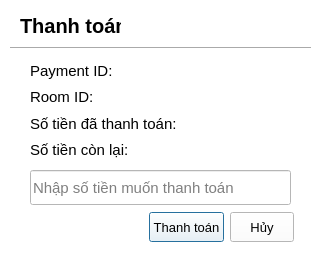
<?xml version="1.0" encoding="UTF-8"?>
<ui version="4.0">
 <class>Paybill</class>
 <widget class="QDialog" name="Paybill">
  <property name="geometry">
   <rect>
    <x>0</x>
    <y>0</y>
    <width>315</width>
    <height>262</height>
   </rect>
  </property>
  <property name="windowTitle">
   <string>Dialog</string>
  </property>
  <property name="styleSheet">
   <string notr="true">background-color: rgb(255, 255, 255);</string>
  </property>
  <widget class="Line" name="line">
   <property name="geometry">
    <rect>
     <x>10</x>
     <y>40</y>
     <width>301</width>
     <height>16</height>
    </rect>
   </property>
   <property name="orientation">
    <enum>Qt::Orientation::Horizontal</enum>
   </property>
  </widget>
  <widget class="QLabel" name="label">
   <property name="geometry">
    <rect>
     <x>20</x>
     <y>15</y>
     <width>101</width>
     <height>21</height>
    </rect>
   </property>
   <property name="font">
    <font>
     <pointsize>15</pointsize>
     <bold>true</bold>
    </font>
   </property>
   <property name="text">
    <string>Thanh toán</string>
   </property>
  </widget>
  <widget class="QWidget" name="layoutWidget_2">
   <property name="geometry">
    <rect>
     <x>130</x>
     <y>210</y>
     <width>164</width>
     <height>34</height>
    </rect>
   </property>
   <layout class="QHBoxLayout" name="horizontalLayout_5">
    <item>
     <spacer name="horizontalSpacer">
      <property name="orientation">
       <enum>Qt::Orientation::Horizontal</enum>
      </property>
      <property name="sizeHint" stdset="0">
       <size>
        <width>40</width>
        <height>20</height>
       </size>
      </property>
     </spacer>
    </item>
    <item>
     <layout class="QHBoxLayout" name="horizontalLayout_6">
      <item>
       <widget class="QPushButton" name="Datbtn">
        <property name="minimumSize">
         <size>
          <width>75</width>
          <height>30</height>
         </size>
        </property>
        <property name="font">
         <font>
          <pointsize>10</pointsize>
         </font>
        </property>
        <property name="styleSheet">
         <string notr="true">QPushButton{
/background-color: #34D481;
/color:white;
/border:none;
/border-radius: 8px;
/font-weight:bold;
/font-size: 10px;
}</string>
        </property>
        <property name="text">
         <string>Thanh toán</string>
        </property>
        <property name="checkable">
         <bool>true</bool>
        </property>
       </widget>
      </item>
      <item>
       <widget class="QPushButton" name="pushButton_2">
        <property name="minimumSize">
         <size>
          <width>18</width>
          <height>30</height>
         </size>
        </property>
        <property name="font">
         <font>
          <pointsize>10</pointsize>
         </font>
        </property>
        <property name="styleSheet">
         <string notr="true">QPushButton{
/background-color: #585858;
/color:white;
/border:none;
/border-radius: 8px;
/font-weight:bold;
/font-size: 10px;
}</string>
        </property>
        <property name="text">
         <string>Hủy</string>
        </property>
        <property name="checkable">
         <bool>true</bool>
        </property>
       </widget>
      </item>
     </layout>
    </item>
   </layout>
  </widget>
  <widget class="QWidget" name="">
   <property name="geometry">
    <rect>
     <x>30</x>
     <y>60</y>
     <width>259</width>
     <height>100</height>
    </rect>
   </property>
   <layout class="QVBoxLayout" name="verticalLayout">
    <property name="spacing">
     <number>6</number>
    </property>
    <item>
     <layout class="QHBoxLayout" name="horizontalLayout">
      <item>
       <widget class="QLabel" name="label_2">
        <property name="minimumSize">
         <size>
          <width>151</width>
          <height>0</height>
         </size>
        </property>
        <property name="maximumSize">
         <size>
          <width>151</width>
          <height>16777215</height>
         </size>
        </property>
        <property name="font">
         <font>
          <pointsize>11</pointsize>
         </font>
        </property>
        <property name="text">
         <string>Payment ID:</string>
        </property>
       </widget>
      </item>
      <item>
       <widget class="QLabel" name="paymentID">
        <property name="minimumSize">
         <size>
          <width>100</width>
          <height>0</height>
         </size>
        </property>
        <property name="font">
         <font>
          <pointsize>10</pointsize>
         </font>
        </property>
        <property name="text">
         <string/>
        </property>
       </widget>
      </item>
     </layout>
    </item>
    <item>
     <layout class="QHBoxLayout" name="horizontalLayout_3">
      <item>
       <widget class="QLabel" name="label_3">
        <property name="minimumSize">
         <size>
          <width>151</width>
          <height>0</height>
         </size>
        </property>
        <property name="maximumSize">
         <size>
          <width>151</width>
          <height>16777215</height>
         </size>
        </property>
        <property name="font">
         <font>
          <pointsize>11</pointsize>
         </font>
        </property>
        <property name="text">
         <string>Room ID: </string>
        </property>
       </widget>
      </item>
      <item>
       <widget class="QLabel" name="roomID">
        <property name="minimumSize">
         <size>
          <width>100</width>
          <height>0</height>
         </size>
        </property>
        <property name="font">
         <font>
          <pointsize>10</pointsize>
         </font>
        </property>
        <property name="text">
         <string/>
        </property>
       </widget>
      </item>
     </layout>
    </item>
    <item>
     <layout class="QHBoxLayout" name="horizontalLayout_2">
      <item>
       <widget class="QLabel" name="label_4">
        <property name="minimumSize">
         <size>
          <width>151</width>
          <height>0</height>
         </size>
        </property>
        <property name="maximumSize">
         <size>
          <width>151</width>
          <height>16777215</height>
         </size>
        </property>
        <property name="font">
         <font>
          <pointsize>11</pointsize>
         </font>
        </property>
        <property name="text">
         <string>Số tiền đã thanh toán:</string>
        </property>
       </widget>
      </item>
      <item>
       <widget class="QLabel" name="deposit">
        <property name="minimumSize">
         <size>
          <width>100</width>
          <height>0</height>
         </size>
        </property>
        <property name="font">
         <font>
          <pointsize>10</pointsize>
         </font>
        </property>
        <property name="text">
         <string/>
        </property>
       </widget>
      </item>
     </layout>
    </item>
    <item>
     <layout class="QHBoxLayout" name="horizontalLayout_4">
      <item>
       <widget class="QLabel" name="label_5">
        <property name="minimumSize">
         <size>
          <width>151</width>
          <height>0</height>
         </size>
        </property>
        <property name="maximumSize">
         <size>
          <width>151</width>
          <height>16777215</height>
         </size>
        </property>
        <property name="font">
         <font>
          <pointsize>11</pointsize>
         </font>
        </property>
        <property name="text">
         <string>Số tiền còn lại:</string>
        </property>
       </widget>
      </item>
      <item>
       <widget class="QLabel" name="remaining">
        <property name="minimumSize">
         <size>
          <width>100</width>
          <height>0</height>
         </size>
        </property>
        <property name="font">
         <font>
          <pointsize>10</pointsize>
         </font>
        </property>
        <property name="text">
         <string/>
        </property>
       </widget>
      </item>
     </layout>
    </item>
   </layout>
  </widget>
  <widget class="QLineEdit" name="amount">
   <property name="geometry">
    <rect>
     <x>30</x>
     <y>170</y>
     <width>261</width>
     <height>35</height>
    </rect>
   </property>
   <property name="minimumSize">
    <size>
     <width>0</width>
     <height>35</height>
    </size>
   </property>
   <property name="font">
    <font>
     <pointsize>11</pointsize>
    </font>
   </property>
   <property name="styleSheet">
    <string notr="true"/>
   </property>
   <property name="placeholderText">
    <string>Nhập số tiền muốn thanh toán</string>
   </property>
  </widget>
 </widget>
 <resources/>
 <connections>
  <connection>
   <sender>pushButton_2</sender>
   <signal>toggled(bool)</signal>
   <receiver>Paybill</receiver>
   <slot>close()</slot>
   <hints>
    <hint type="sourcelabel">
     <x>267</x>
     <y>239</y>
    </hint>
    <hint type="destinationlabel">
     <x>267</x>
     <y>294</y>
    </hint>
   </hints>
  </connection>
 </connections>
</ui>
